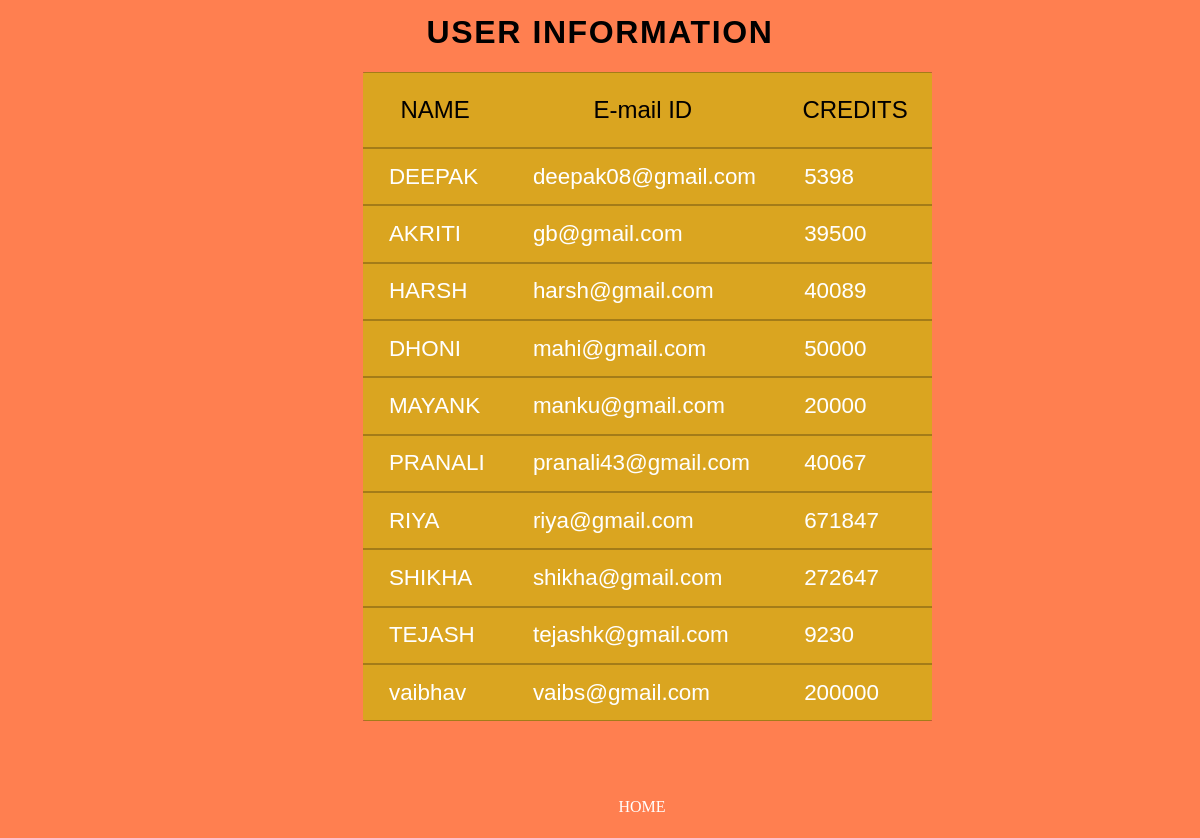
/DETAILS.php, run on the app's committed database.
### tables this page shows
CREATE TABLE `user` (
  `name` varchar(15) NOT NULL,
  `email` varchar(25) NOT NULL,
  `credit` varchar(10) NOT NULL
);

### DETAILS.php (the view, shortened to what this page needs)
<?php
$con=mysqli_connect('localhost','connection','#8iloveyoU','company');
$q="select * from user ";
$result=mysqli_query($con,$q);
?>
<html>
<head>
    <link rel="stylesheet" href="style9.css">
    </head>
    <body>
        <h1>USER INFORMATION</h1>
        <table class="flat-table flat-table-1">
	<thead>
		<th>NAME</th>
		<th>E-mail ID</th>
		<th>CREDITS</th>
	</thead>
	<tbody>
		<tr>
        <?php
     $row=mysqli_fetch_array($result);
           ?>
 <td><?php echo  $row["name"]; ?></td>
  <td><?php echo  $row["email"]; ?></td>
  <td><?php echo  $row["credit"]; ?></td>
		</tr>
		<tr>
        <?php
     $row=mysqli_fetch_array($result);
           ?>
 <td><?php echo  $row["name"]; ?></td>
  <td><?php echo  $row["email"]; ?></td>
  <td><?php echo  $row["credit"]; ?></td>
        </tr>
        <tr>
        <?php
     $row=mysqli_fetch_array($result);
           ?>
 <td><?php echo  $row["name"]; ?></td>
  <td><?php echo  $row["email"]; ?></td>
  <td><?php echo  $row["credit"]; ?></td>
        </tr>
        <tr>
        <?php
     $row=mysqli_fetch_array($result);
           ?>
 <td><?php echo  $row["name"]; ?></td>
  <td><?php echo  $row["email"]; ?></td>
  <td><?php echo  $row["credit"]; ?></td>
        </tr>
        <tr>
        <?php
     $row=mysqli_fetch_array($result);
           ?>
 <td><?php echo  $row["name"]; ?></td>
  <td><?php echo  $row["email"]; ?></td>
  <td><?php echo  $row["credit"]; ?></td>
        </tr>
        <tr>
        <?php
     $row=mysqli_fetch_array($result);
           ?>
 <td><?php echo  $row["name"]; ?></td>
  <td><?php echo  $row["email"]; ?></td>
  <td><?php echo  $row["credit"]; ?></td>
        </tr>
        <tr>
        <?php
     $row=mysqli_fetch_array($result);
           ?>
 <td><?php echo  $row["name"]; ?></td>
  <td><?php echo  $row["email"]; ?></td>
  <td><?php echo  $row["credit"]; ?></td>
        </tr>
        <tr>
        <?php
     $row=mysqli_fetch_array($result);
           ?>
 <td><?php echo  $row["name"]; ?></td>
  <td><?php echo  $row["email"]; ?></td>
  <td><?php echo  $row["credit"]; ?></td>
        </tr>
        <tr>
        <?php
     $row=mysqli_fetch_array($result);
           ?>
 <td><?php echo  $row["name"]; ?></td>
  <td><?php echo  $row["email"]; ?></td>
  <td><?php echo  $row["credit"]; ?></td>
        </tr>
        <tr>
        <?php
     $row=mysqli_fetch_array($result);
           ?>
 <td><?php echo  $row["name"]; ?></td>
  <td><?php echo  $row["email"]; ?></td>
  <td><?php echo  $row["credit"]; ?></td>
        </tr>
	</tbody>
</table>
        <br><br>
        <div class="css-button" >
                  <p class="css-button-text">HOME</p>
                </div>
    </body>
</html>

### style9.css (style rules this page uses)
body { color: black; background-color:coral ; text-align: center; background-position: top left,center center,bottom center; */ background-repeat: repeat,no-repeat,no-repeat; background-attachment: fixed,fixed,fixed; }
.css-button { border: 5px solid #dc333300; height: 51px; width: 218px; position: absolute; left: 44%; margin: auto; overflow: hidden; cursor: pointer; color: white; }
h1 { font-weight: 600; line-height: 1.5; margin: 0 0 1rem 0; text-transform: uppercase; letter-spacing: 0.1rem; font-family: sans-serif; }
p.css-button-text { width: 100%; position: absolute; }
.flat-table { margin-bottom: 20px; border-collapse:collapse; font-family: Arial, Helvetica, sans-serif; border: none; border-radius: 5px; -webkit-border-radius: 3px; -moz-border-radius: 3px; position: relative; left: 30%; }
.flat-table th, .flat-table td { box-shadow: inset 0 -1px rgba(0,0,0,0.25), inset 0 1px rgba(0,0,0,0.25); }
.flat-table th { font-weight: normal; -webkit-font-smoothing: antialiased; padding: 1em; color: rgb(0, 0, 0); text-shadow: 0 0 1px rgba(191, 4, 4, 0.1); font-size: 1.5em; }
.flat-table td { color: white; padding: 0.7em 1em 0.7em 1.15em; text-shadow: 0 0 1px rgba(255,255,255,0.1); font-size: 1.4em; }
.flat-table tr { -webkit-transition: background 0.3s, box-shadow 0.3s; -moz-transition: background 0.3s, box-shadow 0.3s; transition: background 0.3s, box-shadow 0.3s; }
.flat-table-1 { background: goldenrod; }

### data on the page
user: name "DEEPAK", email "deepak08@gmail.com", credit "5398"
user: name "AKRITI", email "gb@gmail.com", credit "39500"
user: name "HARSH", email "harsh@gmail.com", credit "40089"
user: name "DHONI", email "mahi@gmail.com", credit "50000"
user: name "MAYANK", email "manku@gmail.com", credit "20000"
user: name "PRANALI", email "pranali43@gmail.com", credit "40067"
user: name "RIYA", email "riya@gmail.com", credit "671847"
user: name "SHIKHA", email "shikha@gmail.com", credit "272647"
user: name "TEJASH", email "tejashk@gmail.com", credit "9230"
user: name "vaibhav", email "vaibs@gmail.com", credit "200000"
